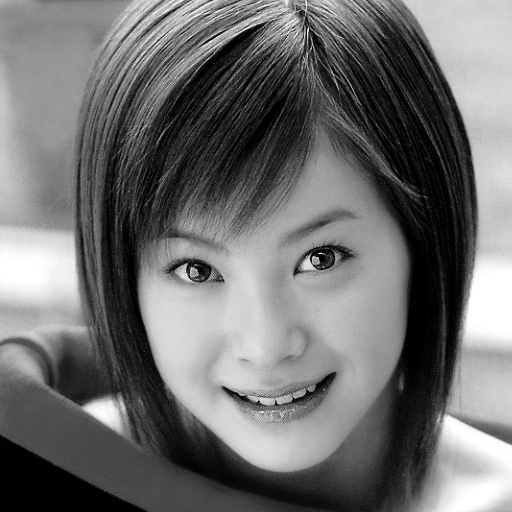
#> input picture KDA/palindrome/aya_matsuura.pgm, 512 x 512 px
$ python palindrome_gray.py
#> lines starting #> are read from the running program, lines starting #| are printed output that depends on the picture; after the words box and inside, x2 and y2 are one past the last pixel; in counts of white or black regions, pixels touching at a corner belong together; pictures that were not available may be replaced by others from this repository, and a replacement may not be noted
import cv2
import numpy as np

s_img = cv2.imread('aya_matsuura.pgm', 0)
#> s_img is the input picture: shape (512, 512); min 0, max 255, mean 111
c_img = cv2.imread('azumi_kawashima2.pgm', 0)
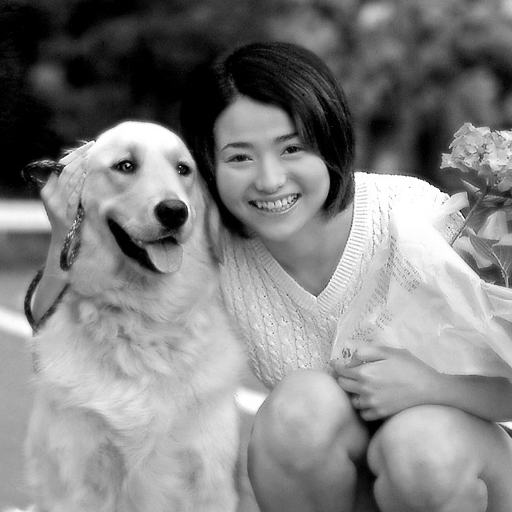
#> input picture KDA/azumi_kawashima2.pgm, 512 x 512 px, found by its file name
#> c_img is the input picture: shape (512, 512); min 0, max 255, mean 130.1
r_img1 = cv2.imread('anonymous1.pgm', 0)
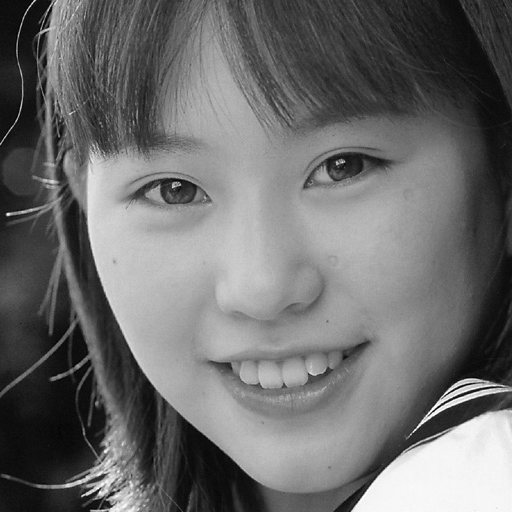
#> input picture KDA/anonymous1.pgm, 512 x 512 px, found by its file name
#> r_img1 is the input picture: shape (512, 512); min 0, max 254, mean 108.3
r_img2 = cv2.imread('abe_natsumi.pgm', 0)
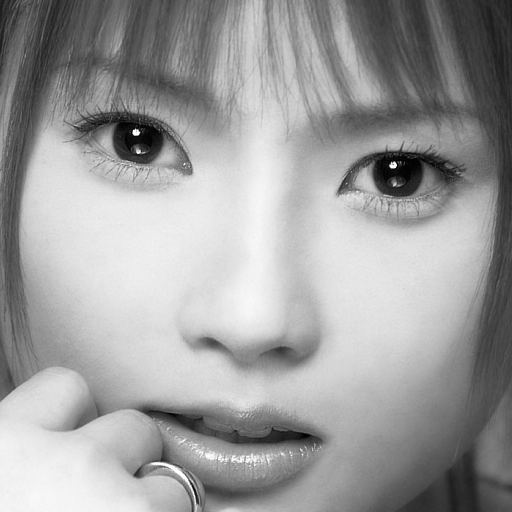
#> input picture KDA/abe_natsumi.pgm, 512 x 512 px, found by its file name
#> r_img2 is the input picture: shape (512, 512); min 0, max 255, mean 157.4
r_img3 = cv2.imread('brian_kernighan.pgm', 0)
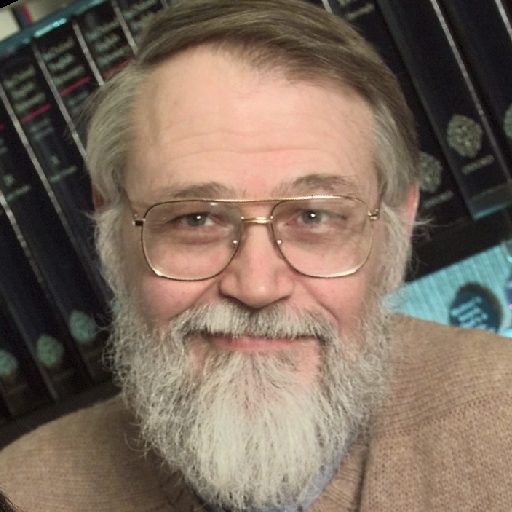
#> input picture KDA/palindrome/brian_kernighan.ppm, 512 x 512 px, given in place of brian_kernighan.pgm, which was not available
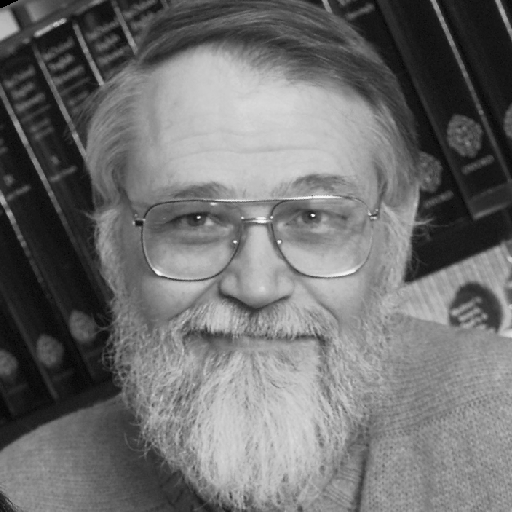
#> r_img3: shape (512, 512); min 0, max 251, mean 111

cv2.imshow('cover', c_img)

# making all the pixels 3 digit non palindromes
for i in range(c_img.shape[0]):
    for j in range(c_img.shape[1]):
        if (c_img[i, j] / 100) == 0 or (c_img[i, j] / 10) == 0:
            c_img[i, j] = 100
        else:
            if c_img[i, j] % 10 == (int(c_img[i, j] / 100)) % 10:
                c_img[i, j] = c_img[i, j] + 1
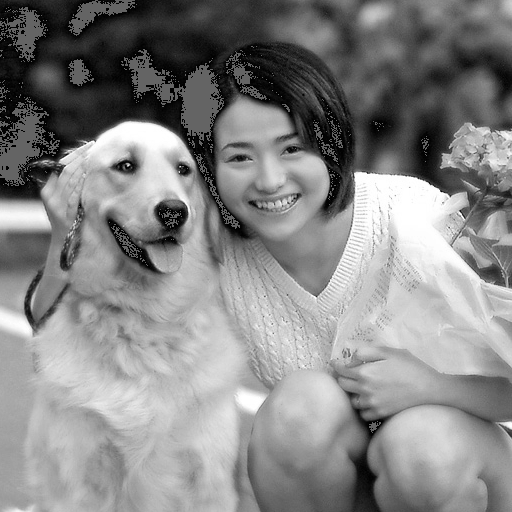
#> c_img: shape (512, 512); 12.96% of pixels changed, all inside (x1, y1, x2, y2) = (0, 0, 512, 512)

# making the base image monochrome
for i in range(s_img.shape[0]):
    for j in range(s_img.shape[1]):
        if s_img[i, j] < 128:
            s_img[i, j] = 0
        else:
            s_img[i, j] = 255
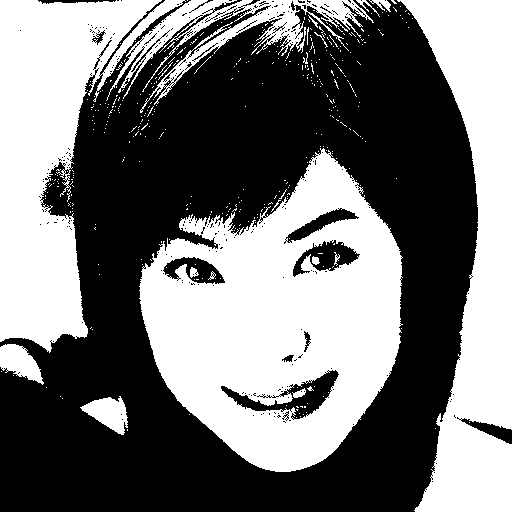
#> s_img: shape (512, 512); 46% white; 401 white regions (382 under 20 px), largest, box (x1, y1, x2, y2) and area: (139, 148, 403, 472) 51030, (397, 0, 512, 512) 29732, (0, 0, 186, 353) 29660

cv2.imshow('cover after making the pixels 3digit non palindrome', c_img)
cv2.imshow('secret image', s_img)

for i in range(s_img.shape[0]):
    for j in range(s_img.shape[1]):
        if s_img[i, j] == 0:
            c_img[i, j] = c_img[i, j] + (((int(c_img[i, j]/100)) % 10) - (c_img[i, j] % 10))
cv2.imshow('cover img after making the corresponding black pixels palindrome', c_img)

# hiding the cover image in 3 random images
for i in range(r_img1.shape[0]):
    for j in range(r_img1.shape[1]):
        r_img1[i, j] = (r_img1[i, j] | 7) & (248 + (c_img[i, j] >> 5))
        r_img2[i, j] = (r_img2[i, j] | 7) & (248 + ((c_img[i, j] & 28) >> 2))
        r_img3[i, j] = (r_img3[i, j] | 3) & (252 + (c_img[i, j] & 3))

cv2.imshow('share 1', r_img1)
cv2.imshow('share 2', r_img2)
cv2.imshow('share 3', r_img3)

# reversing the process of encryption to get back the 0th layer matrix of the initial cover image
cv2.imwrite('retrieved_img.pgm', (((r_img1[:, :] & 7) << 5)+((r_img2[:, :] & 7) << 2)+(r_img3[:, :] & 3)))
retrieve = cv2.imread('retrieved_img.pgm', 0)
cv2.imshow('retrieve', retrieve)


# for every palindrome in that matrix we put a zero and others a one to get the initial monochrome secret message
for i in range(r_img1.shape[0]):
    for j in range(r_img2.shape[1]):
        if retrieve[i, j] % 10 == (int(retrieve[i, j]/100)) % 10:
            retrieve[i, j] = 0
        else:
            retrieve[i, j] = 255

cv2.imshow('original', retrieve)

cv2.waitKey(0)
cv2.destroyAllWindows()
